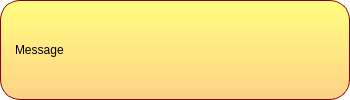
<?xml version="1.0" encoding="UTF-8"?>
<ui version="4.0">
 <class>QStateMessage</class>
 <widget class="QFadeWidget" name="QStateMessage">
  <property name="geometry">
   <rect>
    <x>0</x>
    <y>0</y>
    <width>350</width>
    <height>100</height>
   </rect>
  </property>
  <property name="minimumSize">
   <size>
    <width>350</width>
    <height>100</height>
   </size>
  </property>
  <property name="maximumSize">
   <size>
    <width>350</width>
    <height>100</height>
   </size>
  </property>
  <property name="windowTitle">
   <string>Form</string>
  </property>
  <property name="styleSheet">
   <string notr="true">QWidget#QStateMessage {
background-color: transparent;
}

QFrame#styleFrame {
background: qlineargradient(spread:pad, x1:0, y1:0, x2:0, y2:1, stop:0 rgba(255, 255, 127, 255), stop:1 rgba(255, 209, 134, 255));
border-radius: 20px;
border: 1px solid #800;
}
</string>
  </property>
  <property name="locale">
   <locale language="English" country="UnitedStates"/>
  </property>
  <layout class="QVBoxLayout" name="verticalLayout">
   <property name="spacing">
    <number>0</number>
   </property>
   <property name="leftMargin">
    <number>0</number>
   </property>
   <property name="topMargin">
    <number>0</number>
   </property>
   <property name="rightMargin">
    <number>0</number>
   </property>
   <property name="bottomMargin">
    <number>0</number>
   </property>
   <item>
    <widget class="QFrame" name="styleFrame">
     <property name="frameShape">
      <enum>QFrame::StyledPanel</enum>
     </property>
     <property name="frameShadow">
      <enum>QFrame::Raised</enum>
     </property>
     <layout class="QHBoxLayout" name="horizontalLayout" stretch="20,1">
      <property name="leftMargin">
       <number>14</number>
      </property>
      <item>
       <widget class="QLabel" name="labMessage">
        <property name="text">
         <string>Message</string>
        </property>
        <property name="wordWrap">
         <bool>true</bool>
        </property>
       </widget>
      </item>
      <item>
       <layout class="QVBoxLayout" name="verticalLayout_2">
        <item>
         <widget class="QLabel" name="labIcon">
          <property name="minimumSize">
           <size>
            <width>40</width>
            <height>40</height>
           </size>
          </property>
          <property name="maximumSize">
           <size>
            <width>40</width>
            <height>40</height>
           </size>
          </property>
          <property name="text">
           <string/>
          </property>
          <property name="pixmap">
           <pixmap resource="../common.qrc">:/app/info</pixmap>
          </property>
         </widget>
        </item>
        <item>
         <spacer name="vsLabelBotton">
          <property name="orientation">
           <enum>Qt::Vertical</enum>
          </property>
          <property name="sizeHint" stdset="0">
           <size>
            <width>20</width>
            <height>40</height>
           </size>
          </property>
         </spacer>
        </item>
       </layout>
      </item>
     </layout>
    </widget>
   </item>
  </layout>
 </widget>
 <customwidgets>
  <customwidget>
   <class>QFadeWidget</class>
   <extends>QWidget</extends>
   <header>qfadewidget.h</header>
   <container>1</container>
  </customwidget>
 </customwidgets>
 <resources>
  <include location="../common.qrc"/>
 </resources>
 <connections/>
</ui>
